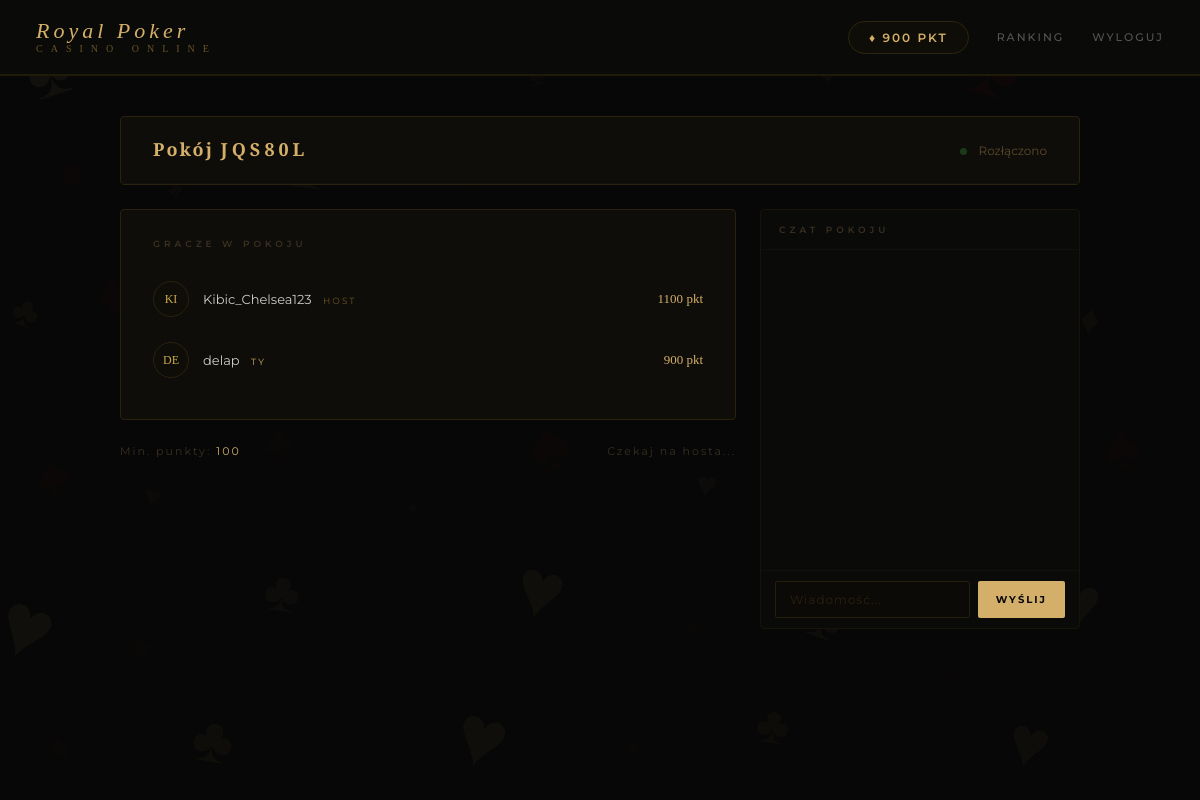
The page /lobby/pokoj/JQS80L/ (signed in) on the database its author committed.
### accounts/models.py (models this page shows)
class Player(AbstractUser):
    points = models.IntegerField(default=1000)
    groups = models.ManyToManyField(
        'auth.Group',
        blank=True,
        related_name='player_set'
    )
    user_permissions = models.ManyToManyField(
        'auth.Permission',
        blank=True,
        related_name='player_set'
    )

### lobby/models.py (models this page shows, shortened)
class Room(models.Model):
    kod = models.CharField(max_length=6, unique=True)
    host = models.ForeignKey(Player, on_delete=models.CASCADE, related_name='hosted_rooms')
    gracze = models.ManyToManyField(Player, related_name='rooms', blank=True)
    max_graczy = models.IntegerField(default=6)
    min_punkty = models.IntegerField(default=100)
    aktywna = models.BooleanField(default=True)
    stworzona = models.DateTimeField(auto_now_add=True)

### lobby/views.py (the view)
# urls.py: path('pokoj/<str:kod>/', views.pokoj_view, name='pokoj'),
@login_required
def pokoj_view(request, kod):
    pokoj = get_object_or_404(Room, kod=kod, aktywna=True)
    gracz = Player.objects.get(pk=request.user.pk)
    if gracz not in pokoj.gracze.all():
        return redirect('dolacz')
    return render(request, 'lobby/pokoj.html', {'pokoj': pokoj})

### lobby/templates/lobby/pokoj.html (shortened to what this page needs)
{% extends 'base.html' %}
{% block content %}
<div style="max-width:960px;margin:0 auto;">
    <div class="card" style="padding:0;margin-bottom:24px;">
        <div style="padding:20px 32px;border-bottom:1px solid #111;display:flex;justify-content:space-between;align-items:center;">
            <div>
                <h2 style="font-size:18px;margin-bottom:2px;">Pokój <span style="font-family:'Playfair Display',serif;color:#d4af6a;letter-spacing:4px;">{{ pokoj.kod }}</span></h2>
            </div>
            <div style="font-size:12px;color:#5a4a28;">
                <span class="status-dot" id="status-dot"></span>
                <span id="status-tekst">Łączenie...</span>
            </div>
        </div>
    </div>
    <div class="pokoj-grid">
        <div>
            <div id="lobby">
                <div class="card" style="padding:28px 32px;">
                    <div style="font-size:9px;letter-spacing:4px;color:#3a3020;margin-bottom:20px;font-weight:600;">GRACZE W POKOJU</div>
                    <ul class="gracze-lista" id="gracze-lista">
                        {% for gracz in pokoj.gracze.all %}
                        <li class="gracz-row" data-username="{{ gracz.username }}">
                            <div class="gracz-avatar">{{ gracz.username|slice:":2"|upper }}</div>
                            <div style="flex:1;font-size:13px;color:#ccc;">
                                {{ gracz.username }}
                                {% if gracz == pokoj.host %}<span style="font-size:9px;letter-spacing:2px;color:#6a5525;margin-left:8px;">HOST</span>{% endif %}
                                {% if gracz == request.user %}<span style="font-size:9px;letter-spacing:2px;color:#d4af6a;margin-left:8px;">TY</span>{% endif %}
                            </div>
                            <div style="font-family:'Playfair Display',serif;font-size:13px;color:#d4af6a;">{{ gracz.points }} pkt</div>
                        </li>
                        {% endfor %}
                    </ul>
                </div>
                <div style="margin-top:16px;display:flex;justify-content:space-between;align-items:center;">
                    <div style="font-size:11px;color:#3a3020;letter-spacing:2px;">Min. punkty: <span style="color:#d4af6a;">{{ pokoj.min_punkty }}</span></div>
                    {% if pokoj.host == request.user %}
                    <button class="btn" id="btn-start" onclick="rozpocznijGre()" style="opacity:0.4;cursor:not-allowed;">ROZPOCZNIJ GRĘ</button>
                    {% else %}
                    <div style="font-size:11px;color:#3a3020;letter-spacing:2px;">Czekaj na hosta...</div>
                    {% endif %}
                </div>
            </div>
        </div>
        <div class="czat-box">
            <div class="czat-naglowek">CZAT POKOJU</div>
            <div class="czat-wiadomosci" id="czat-wiadomosci"></div>
            <div class="czat-input-row">
                <input type="text" id="czat-input" placeholder="Wiadomość..." maxlength="200" onkeydown="if(event.key==='Enter') wyslijCzat()">
                <button class="btn" onclick="wyslijCzat()">WYŚLIJ</button>
            </div>
        </div>
    </div>
</div>
{% endblock %}

### templates/base.html (shortened to what this page needs)
<!DOCTYPE html>
<html lang="pl">
<head>
</head>
<body>
    <div class="suits-bg">
        <span style="font-size:88px;top:2%;left:2%;opacity:.055;color:#d4af6a;transform:rotate(-18deg)">♠</span>
        <span style="font-size:44px;top:5%;left:10%;opacity:.04;color:#8b2020;transform:rotate(12deg)">♥</span>
        <span style="font-size:26px;top:3%;left:20%;opacity:.03;color:#d4af6a;transform:rotate(-5deg)">♦</span>
        <span style="font-size:60px;top:1%;left:32%;opacity:.035;color:#8b2020;transform:rotate(22deg)">♣</span>
        <span style="font-size:32px;top:7%;left:44%;opacity:.025;color:#d4af6a;transform:rotate(-10deg)">♠</span>
        <span style="font-size:70px;top:2%;left:56%;opacity:.04;color:#8b2020;transform:rotate(8deg)">♥</span>
        <span style="font-size:38px;top:6%;left:68%;opacity:.03;color:#d4af6a;transform:rotate(-20deg)">♦</span>
        <span style="font-size:95px;top:1%;left:80%;opacity:.055;color:#8b2020;transform:rotate(15deg)">♣</span>
        <span style="font-size:28px;top:4%;left:92%;opacity:.03;color:#d4af6a;transform:rotate(-8deg)">♠</span>
        <span style="font-size:50px;top:18%;left:5%;opacity:.035;color:#8b2020;transform:rotate(25deg)">♦</span>
        <span style="font-size:22px;top:22%;left:14%;opacity:.025;color:#d4af6a;transform:rotate(-14deg)">♣</span>
        <span style="font-size:75px;top:15%;left:24%;opacity:.04;color:#d4af6a;transform:rotate(6deg)">♠</span>
        <span style="font-size:34px;top:20%;left:38%;opacity:.03;color:#8b2020;transform:rotate(-22deg)">♥</span>
        <span style="font-size:55px;top:16%;left:50%;opacity:.035;color:#d4af6a;transform:rotate(18deg)">♦</span>
        <span style="font-size:24px;top:24%;left:62%;opacity:.025;color:#8b2020;transform:rotate(-9deg)">♣</span>
        <span style="font-size:80px;top:14%;left:72%;opacity:.045;color:#d4af6a;transform:rotate(12deg)">♥</span>
        <span style="font-size:36px;top:19%;left:86%;opacity:.03;color:#8b2020;transform:rotate(-16deg)">♠</span>
        <span style="font-size:42px;top:36%;left:1%;opacity:.03;color:#d4af6a;transform:rotate(20deg)">♣</span>
        <span style="font-size:66px;top:32%;left:8%;opacity:.04;color:#8b2020;transform:rotate(-11deg)">♦</span>
        <span style="font-size:28px;top:40%;left:18%;opacity:.025;color:#d4af6a;transform:rotate(7deg)">♠</span>
        <span style="font-size:85px;top:30%;left:28%;opacity:.045;color:#8b2020;transform:rotate(-24deg)">♥</span>
        <span style="font-size:30px;top:38%;left:42%;opacity:.025;color:#d4af6a;transform:rotate(13deg)">♦</span>
        <span style="font-size:58px;top:33%;left:54%;opacity:.038;color:#8b2020;transform:rotate(-7deg)">♣</span>
        <span style="font-size:22px;top:42%;left:66%;opacity:.022;color:#d4af6a;transform:rotate(19deg)">♠</span>
        <span style="font-size:72px;top:29%;left:76%;opacity:.042;color:#8b2020;transform:rotate(-13deg)">♥</span>
        <span style="font-size:40px;top:37%;left:90%;opacity:.03;color:#d4af6a;transform:rotate(9deg)">♦</span>
        <span style="font-size:62px;top:55%;left:3%;opacity:.038;color:#8b2020;transform:rotate(-17deg)">♠</span>
        <span style="font-size:30px;top:60%;left:12%;opacity:.025;color:#d4af6a;transform:rotate(14deg)">♥</span>
        <span style="font-size:48px;top:52%;left:22%;opacity:.032;color:#8b2020;transform:rotate(-6deg)">♣</span>
        <span style="font-size:20px;top:62%;left:34%;opacity:.022;color:#d4af6a;transform:rotate(21deg)">♦</span>
        <span style="font-size:78px;top:50%;left:44%;opacity:.042;color:#8b2020;transform:rotate(-15deg)">♠</span>
        <span style="font-size:36px;top:58%;left:58%;opacity:.028;color:#d4af6a;transform:rotate(10deg)">♥</span>
        <span style="font-size:54px;top:53%;left:70%;opacity:.035;color:#8b2020;transform:rotate(-22deg)">♦</span>
        <span style="font-size:26px;top:63%;left:82%;opacity:.022;color:#d4af6a;transform:rotate(16deg)">♣</span>
        <span style="font-size:68px;top:51%;left:92%;opacity:.04;color:#8b2020;transform:rotate(-8deg)">♠</span>
        <span style="font-size:90px;top:72%;left:0%;opacity:.05;color:#d4af6a;transform:rotate(22deg)">♥</span>
        <span style="font-size:38px;top:78%;left:11%;opacity:.03;color:#8b2020;transform:rotate(-12deg)">♦</span>
        <span style="font-size:56px;top:70%;left:22%;opacity:.036;color:#d4af6a;transform:rotate(8deg)">♣</span>
        <span style="font-size:24px;top:80%;left:33%;opacity:.022;color:#8b2020;transform:rotate(-18deg)">♠</span>
        <span style="font-size:82px;top:68%;left:43%;opacity:.046;color:#d4af6a;transform:rotate(14deg)">♥</span>
        <span style="font-size:32px;top:76%;left:57%;opacity:.026;color:#8b2020;transform:rotate(-5deg)">♦</span>
        <span style="font-size:60px;top:73%;left:67%;opacity:.038;color:#d4af6a;transform:rotate(20deg)">♣</span>
        <span style="font-size:28px;top:82%;left:79%;opacity:.022;color:#8b2020;transform:rotate(-10deg)">♠</span>
        <span style="font-size:76px;top:70%;left:88%;opacity:.044;color:#d4af6a;transform:rotate(6deg)">♥</span>
        <span style="font-size:46px;top:90%;left:4%;opacity:.03;color:#8b2020;transform:rotate(-20deg)">♦</span>
        <span style="font-size:64px;top:88%;left:16%;opacity:.038;color:#d4af6a;transform:rotate(11deg)">♣</span>
        <span style="font-size:22px;top:93%;left:28%;opacity:.02;color:#8b2020;transform:rotate(-7deg)">♠</span>
        <span style="font-size:86px;top:86%;left:38%;opacity:.048;color:#d4af6a;transform:rotate(17deg)">♥</span>
        <span style="font-size:34px;top:91%;left:52%;opacity:.026;color:#8b2020;transform:rotate(-13deg)">♦</span>
        <span style="font-size:52px;top:87%;left:63%;opacity:.033;color:#d4af6a;transform:rotate(9deg)">♣</span>
        <span style="font-size:26px;top:94%;left:75%;opacity:.02;color:#8b2020;transform:rotate(-21deg)">♠</span>
        <span style="font-size:70px;top:88%;left:84%;opacity:.04;color:#d4af6a;transform:rotate(15deg)">♥</span>
    </div>
    <nav>
        <a href="/" class="nav-logo">Royal Poker<span>CASINO ONLINE</span></a>
        <div class="nav-links">
            {% if user.is_authenticated %}
                <span class="nav-points">♦ {{ user.points }} PKT</span>
                <a href="/ranking/">RANKING</a>
                <a href="/accounts/logout/">WYLOGUJ</a>
            {% else %}
                <a href="/accounts/login/">LOGOWANIE</a>
                <a href="/accounts/register/">REJESTRACJA</a>
            {% endif %}
        </div>
    </nav>
    <div class="container">
        {% block content %}{% endblock %}
    </div>
</body>
</html>

### templates/base.html (style rules this page uses)
* { margin: 0; padding: 0; box-sizing: border-box; }
body { background-color: #070707; color: #f0e6d3; font-family: 'Montserrat', sans-serif; min-height: 100vh; }
nav { background: #0a0a08; border-bottom: 2px solid #1f1a0a; padding: 20px 36px; display: flex; justify-content: space-between; align-items: center; position: relative; z-index: 3; }
.nav-logo { font-family: 'Playfair Display', serif; font-size: 22px; color: #d4af6a; letter-spacing: 4px; font-style: italic; line-height: 1; text-decoration: none; }
.nav-logo span { font-style: normal; font-size: 10px; letter-spacing: 8px; display: block; color: #6a5525; margin-top: 2px; }
.nav-links { display: flex; align-items: center; gap: 28px; }
.nav-links a { font-size: 11px; color: #555; letter-spacing: 2px; cursor: pointer; font-weight: 500; text-decoration: none; transition: color 0.2s; }
.nav-points { font-size: 12px; color: #d4af6a; letter-spacing: 2px; border: 1px solid #2e2510; padding: 8px 20px; border-radius: 30px; background: #0f0d07; font-weight: 600; }
.container { max-width: 1000px; margin: 40px auto; padding: 0 20px; position: relative; z-index: 2; }
.card { background: #0f0d09; border: 1px solid #2a220e; border-radius: 4px; padding: 40px; margin-bottom: 24px; }
h1, h2 { font-family: 'Playfair Display', serif; color: #d4af6a; margin-bottom: 20px; letter-spacing: 2px; }
.btn { font-family: 'Montserrat', sans-serif; font-size: 11px; font-weight: 700; letter-spacing: 4px; padding: 18px 48px; border-radius: 2px; cursor: pointer; background: #d4af6a; color: #080808; border: none; text-decoration: none; display: inline-block; transition: opacity 0.2s; }
input[type="text"], input[type="password"] { width: 100%; background: #0c0a06; border: 1px solid #241e0c; color: #d4af6a; padding: 15px 18px; font-family: 'Montserrat', sans-serif; font-size: 13px; letter-spacing: 1px; box-sizing: border-box; outline: none; border-radius: 2px; transition: border-color 0.2s; margin-bottom: 22px; }
input[type="text"]::placeholder, input[type="password"]::placeholder { color: #2a2010; }
.suits-bg { position: fixed; top: 0; left: 0; right: 0; bottom: 0; z-index: 0; pointer-events: none; overflow: hidden; }
.suits-bg span { position: absolute; font-family: 'Playfair Display', serif; user-select: none; }

### lobby/templates/lobby/pokoj.html (style rules this page uses)
.pokoj-grid { display: grid; grid-template-columns: 1fr 320px; gap: 24px; }
.gracze-lista { list-style: none; }
.gracz-row { display: flex; align-items: center; gap: 14px; padding: 12px 0; border-bottom: 1px solid #0d0d0d; }
.gracz-avatar { width: 36px; height: 36px; border-radius: 50%; background: #0f0d08; border: 1px solid #2a220e; display: flex; align-items: center; justify-content: center; font-family: 'Playfair Display', serif; font-size: 12px; color: #c9a84c; flex-shrink: 0; }
.czat-box { background: #0a0a08; border: 1px solid #1a1408; border-radius: 4px; display: flex; flex-direction: column; height: 420px; }
.czat-naglowek { padding: 14px 18px; border-bottom: 1px solid #111; font-size: 9px; letter-spacing: 4px; color: #3a3020; font-weight: 600; }
.czat-wiadomosci { flex: 1; overflow-y: auto; padding: 14px 18px; display: flex; flex-direction: column; gap: 10px; }
.czat-input-row { padding: 10px 14px; border-top: 1px solid #111; display: flex; gap: 8px; }
.czat-input-row input { flex: 1; margin-bottom: 0; padding: 10px 14px; font-size: 12px; }
.czat-input-row button { padding: 10px 18px; font-size: 10px; letter-spacing: 2px; }
.status-dot { width: 7px; height: 7px; border-radius: 50%; background: #1a3a1a; display: inline-block; margin-right: 8px; transition: background 0.3s; }

### rows shown on the page
Player: points "900", username "DE", username "delap", shows "TY"
Room: kod "JQS80L", min_punkty "100"
Player: username "KI", username "Kibic_Chelsea123", shows "HOST", points "1100"
